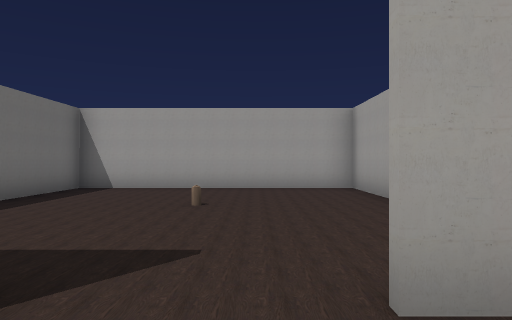
View 1 (above)

16 first-person views from a walk through a scene from a Unity 3-D project. The camera is 1.4 m above the floor, looks level and sees 70° across. Doors are open. The floor is counted in squares, 2 m on a side. Each view is taken from the middle of a square. On the plan, view 1 faces up. The plan holds only what a view shows up to about 11 squares ahead; the rest is blank. The place goes on beyond the plan. The player character is not drawn.

View 2
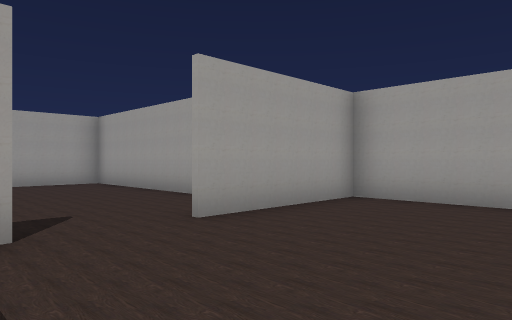

View 3
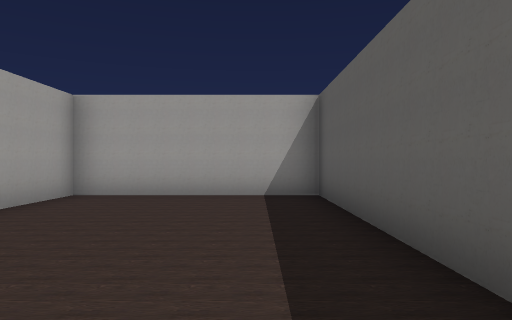

View 4
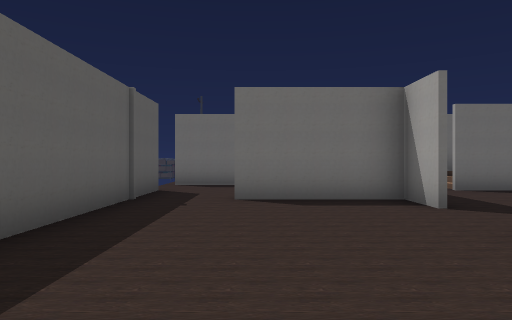

View 5
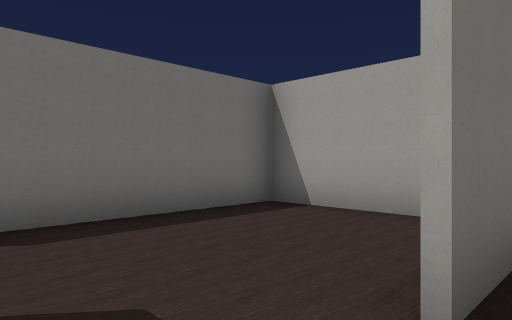

View 6
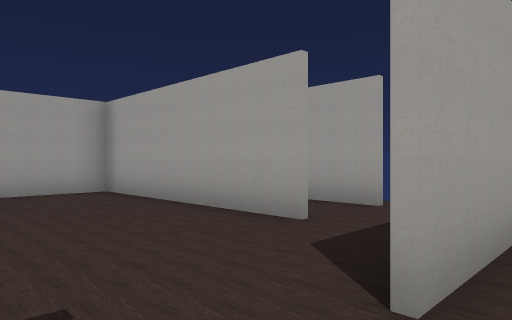

View 7
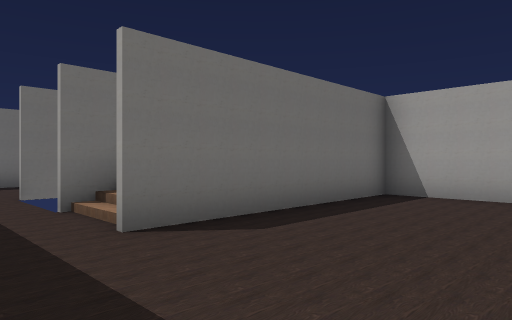

View 8
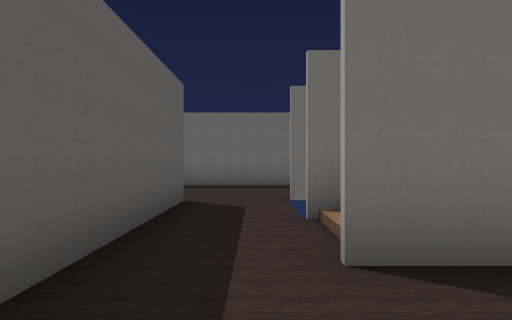

View 9
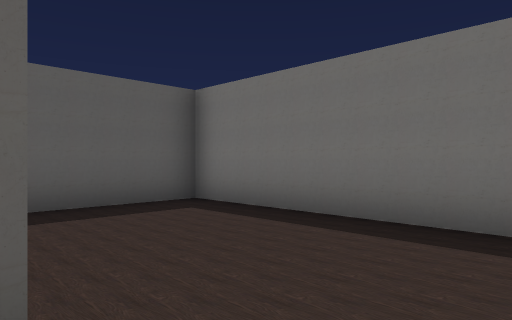

View 10
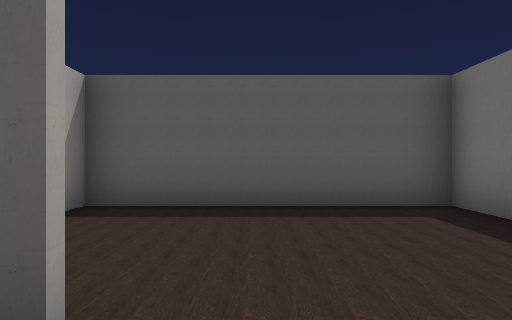

View 11
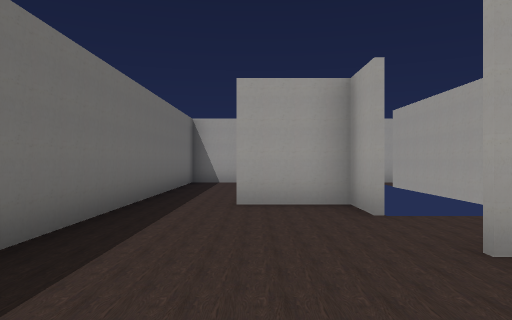

View 12
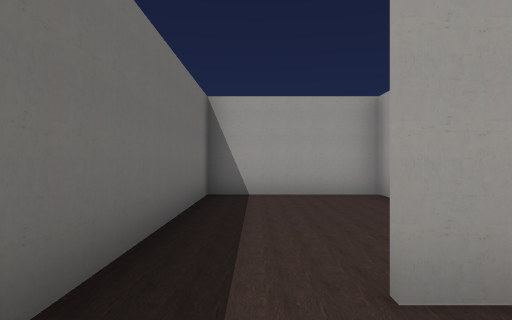

View 13
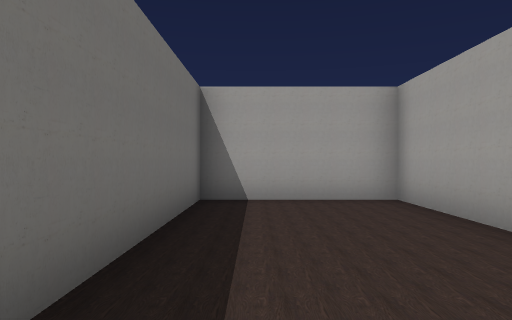

View 14
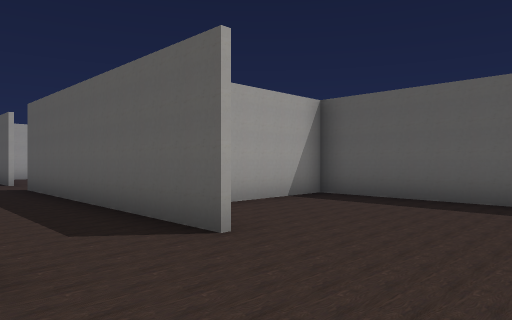

View 15
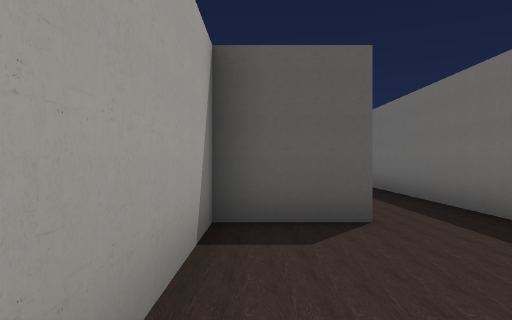

View 16
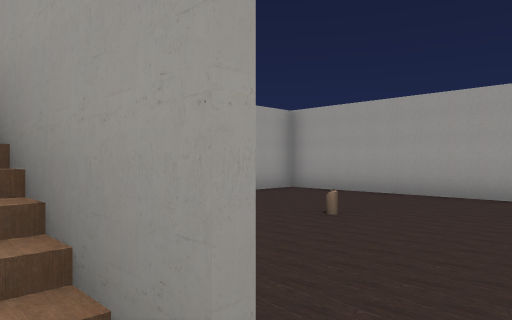

### Floor plan
Key: @ floor where view 1 was taken; # wall or solid block; . floor; / step, stairs or slope; = window, fence, low wall or low ledge; v drop or lower ground; C candle.
Columns run from 12 left of view 1 to 5 right of it. Each row starts with its distance up from view 1.
 11 #####
 10 #...# v
  9 #...# v ########
  8 #...# / .......#
  7 #...# / =......#
  6 #...##/ #..C...#
  5 #.## #//#......#.#
  4 #...vv//#......#.#
  3 #................
  2 #...#######..#####
  1 #.....#...#......#
  0 #.....#...#.@....#
 -1 #.....#...#......#
 -2 #.....#..........#
 -3 #######..........#
 -4         ##########

Positions as (right, up) in squares from view 1, and headings:
1: (0, 0), facing up
2: (-2, -2), facing up-right
3: (-3, -2), facing right
4: (4, -1), facing left
5: (-2, -3), facing up-left
6: (-1, 1), facing up-right
7: (-1, 2), facing up-left
8: (-2, 3), facing left
9: (-8, 3), facing down-left
10: (-9, 3), facing down
11: (-10, -1), facing up
12: (-11, 3), facing up
13: (-11, 4), facing up
14: (-11, 4), facing down-right
15: (-9, 9), facing down
16: (-5, 3), facing up-right
